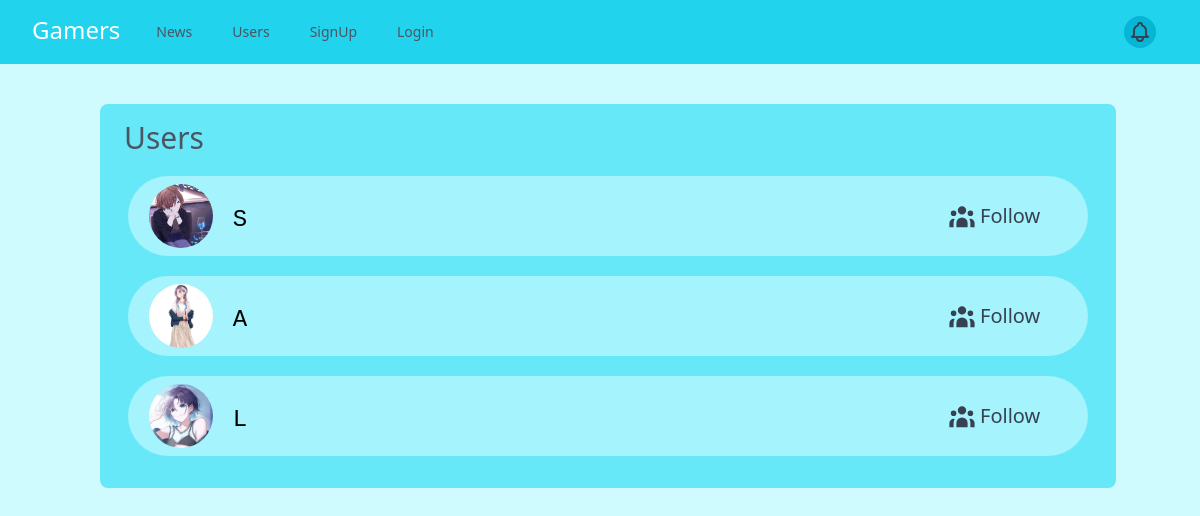
/users/, run on an earlier commit of the app's database.
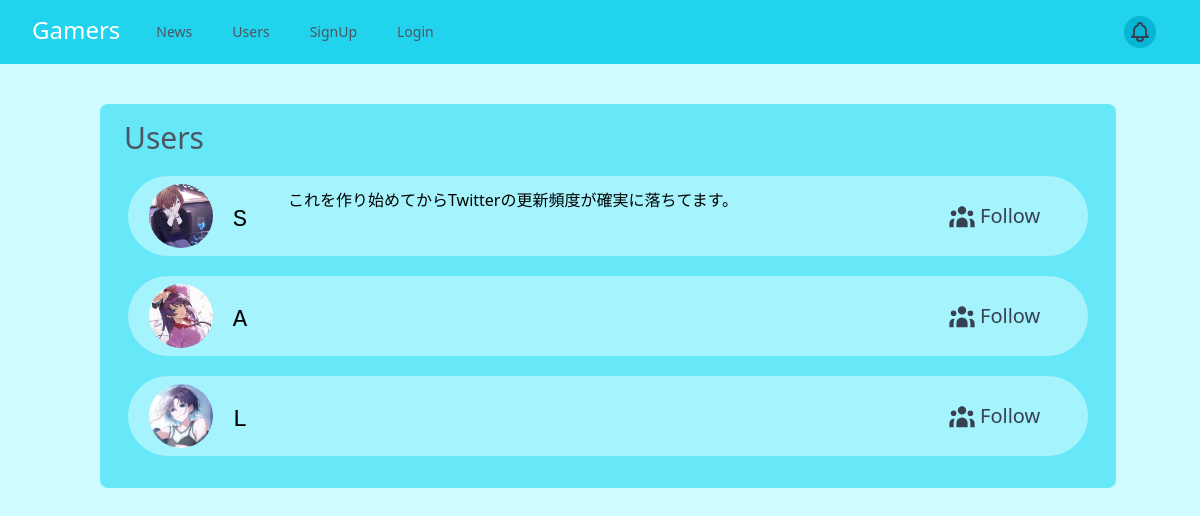
And on a later commit of the database.
### base/models/user_models.py (models this page shows, shortened)
class User(AbstractBaseUser):
    id = models.CharField(default=create_id, primary_key=True, max_length=10)
    username = models.CharField(max_length=20)
    email = models.EmailField(unique=True)
    password = models.CharField(max_length=128)
    is_active = models.BooleanField(default=True)
    is_staff = models.BooleanField(default=False)
    is_admin = models.BooleanField(default=False)
    is_superuser = models.BooleanField(default=False)
    data_joined = models.DateTimeField(auto_now_add=True)
    img = models.ImageField(blank=True, null=True, upload_to=get_user_image_path,
                            default='user/l_e_others_500.png')
    following = models.ManyToManyField("self", blank=True, related_name="followed_by", symmetrical=False)
    objects = UserManager()
    USERNAME_FIELD = 'email'
    REQUIRED_FIELDS = ['username']

class Profile(models.Model):
    user = models.OneToOneField(User, primary_key=True, on_delete=models.CASCADE)
    bio = models.TextField(default='', blank=True, max_length=150)
    birthday = models.DateField(blank=True, null=True)

### base/views/user_views.py (the view)
# urls.py: path('users/', UserList.as_view(), name="user_list"),
class UserList(ListView):
    model = User
    template_name = 'pages/user_list.html'
    def get_context_data(self, *, object_list=None, **kwargs):
        context = super(UserList, self).get_context_data()
        context['list_title'] = 'Users'
        return context

### templates/pages/user_list.html (shortened to what this page needs)
{% extends 'base.html' %}
{% block main %}
<div class="my-10 mx-16">
    <div class="p-3 rounded-lg bg-cyan-300 ml-4 h-min">
        <p class="ml-3 mt-1 text-3xl text-gray-600">{{ list_title }}</p>
        {% for user in object_list %}
        <div class="grid grid-cols-6 my-5 mx-4 bg-cyan-200 rounded-full">
            <div class="col-span-1 my-2 mx-auto flex">
                {% if user.img %}
                <a href="{% url 'user_detail' user.id %}">
                    <img src="{{ user.img.url }}" alt="" class="h-16 w-16 object-cover object-top rounded-full">
                </a>
                {% endif %}
                <p class="mx-5 mt-5 font-mono text-2xl">{{ user.username }}</p>
            </div>
            <div class="col-span-4 my-3">
                <span>{{ user.profile.bio }}</span>
            </div>
            <a href="{% url 'follow' user.pk %}?next={{ request.path }}" class="my-auto">
                <div class="col-span-1 flex text-gray-700 rounded-full hover:bg-cyan-500 cursor-pointer w-min">
                    {% if not user == request.user %}
                    <p class="my-auto ml-1 mr-5 text-xl">
                        {% if user in request.user.following.all %}
                        Unfollow
                        {% else %}
                        Follow
                        {% endif %}
                    </p>
                    {% endif %}
                </div>
            </a>
        </div>
        {% endfor %}
    </div>
</div>
{% endblock %}

What changed in the data, as far as the page shows it:
changed User: profile.bio (not shown) → "これを作り始めてからTwitterの更新頻度が確実に落ちてます。"
changed User (number 2 of 3 on the later page): img: a different picture
